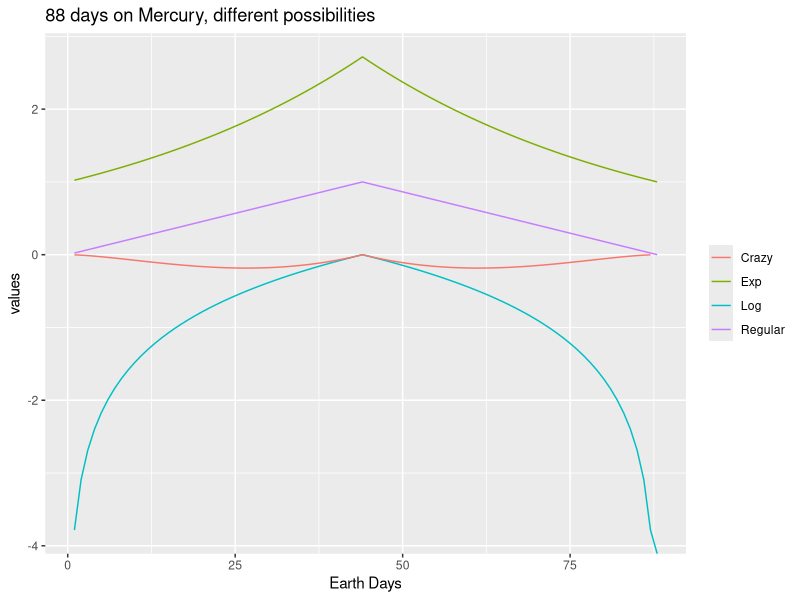

The R script that drew this image:
## ---- chunk 1
knitr::opts_chunk$set(echo = T, cache = T, warning = F)
## ---- chunk 2
    Mercury <- c(0 + (1:44)/44, 1 - (1:44)/44)
    Venus <- c(0 + (1:112)/112, 1 - (1:112)/112)
    Earth <- c(0 + (1:182)/182, 1 - (1:182)/182)
    Mars <- c(0 + (1:343)/343, 1 - (1:343)/343)
    Jupiter <- c(0 + (1:2165)/2165, 1 - (1:2165)/2165)
    Saturn <- c(0 + (1:5376)/5376, 1 - (1:5376)/5376)
    Uranus <- c(0 + (1:15317)/15317, 1 - (1:15317)/15317)
    Neptune <- c(0 + (1:30074)/30074, 1 - (1:30074)/30074)
    Pluto <- c(0 + (1:45368)/45368, 1 - (1:45368)/45368)
## ---- chunk 3
Reg <- Mercury; Reg[1:5]
Log <- log(Mercury); Log[1:5]
Exp <- exp(Mercury); Exp[1:5]
Crazy <- (log(Mercury))*(Mercury)^2; Crazy[1:5]
## ---- chunk 4
library(ggplot2); 
ggplot(mapping = aes(x = 1:88)) + 
  geom_line(mapping = aes(y = Reg, color = "Regular")) + 
  geom_line(mapping = aes(y = Log, color = "Log")) + 
  geom_line(mapping = aes(y = Exp, color = "Exp")) + 
  geom_line(mapping = aes(y = Crazy, color = "Crazy")) +
  labs(x = "Earth Days", y = "values", title = "88 days on Mercury, different possibilities") +
  theme(legend.title = element_blank())



